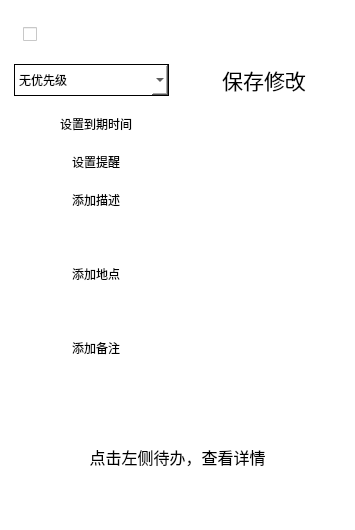
        <widget class="QWidget" name="QWidgetRight" native="true">
         <property name="styleSheet">
          <string notr="true">background-color: rgb(255, 255, 255);</string>
         </property>
         <layout class="QVBoxLayout" name="verticalLayoutRight" stretch="2,1,10">
          <property name="bottomMargin">
           <number>9</number>
          </property>
          <item>
           <widget class="QGroupBox" name="groupBoxRightMain">
            <property name="styleSheet">
             <string notr="true">border:none;</string>
            </property>
            <property name="title">
             <string/>
            </property>
            <layout class="QVBoxLayout" name="verticalLayout_7" stretch="1,1,1,1,0,1,0,1,1,1">
             <property name="spacing">
              <number>18</number>
             </property>
             <property name="leftMargin">
              <number>0</number>
             </property>
             <property name="topMargin">
              <number>5</number>
             </property>
             <property name="rightMargin">
              <number>0</number>
             </property>
             <property name="bottomMargin">
              <number>5</number>
             </property>
             <item>
              <layout class="QHBoxLayout" name="horizontalLayout_TodoName" stretch="1,5,1,1,1">
               <property name="leftMargin">
                <number>9</number>
               </property>
               <item>
                <widget class="QCheckBox" name="checkBoxTodoNameRight">
                 <property name="sizePolicy">
                  <sizepolicy hsizetype="Expanding" vsizetype="Expanding">
                   <horstretch>0</horstretch>
                   <verstretch>0</verstretch>
                  </sizepolicy>
                 </property>
                 <property name="styleSheet">
                  <string notr="true"/>
                 </property>
                 <property name="text">
                  <string/>
                 </property>
                </widget>
               </item>
               <item>
                <widget class="QLineEdit" name="lineEditTodoNameRight">
                 <property name="font">
                  <font>
                   <family>楷体</family>
                   <pointsize>11</pointsize>
                  </font>
                 </property>
                 <property name="styleSheet">
                  <string notr="true">background-color: rgb(255, 255, 255);
border:none;
text-align:left;</string>
                 </property>
                 <property name="text">
                  <string/>
                 </property>
                </widget>
               </item>
               <item>
                <widget class="QPushButton" name="pbnWriteRight">
                 <property name="sizePolicy">
                  <sizepolicy hsizetype="Expanding" vsizetype="Expanding">
                   <horstretch>0</horstretch>
                   <verstretch>0</verstretch>
                  </sizepolicy>
                 </property>
                 <property name="styleSheet">
                  <string notr="true">border:none;</string>
                 </property>
                 <property name="text">
                  <string/>
                 </property>
                 <property name="icon">
                  <iconset resource="ktodomainwindow.qrc">
                   <normaloff>:/KTodoMainWindow/images/write.png</normaloff>:/KTodoMainWindow/images/write.png</iconset>
                 </property>
                </widget>
               </item>
               <item>
                <spacer name="horizontalSpacer_3">
                 <property name="orientation">
                  <enum>Qt::Horizontal</enum>
                 </property>
                 <property name="sizeHint" stdset="0">
                  <size>
                   <width>40</width>
                   <height>20</height>
                  </size>
                 </property>
                </spacer>
               </item>
               <item>
                <widget class="QPushButton" name="pbnCloseRight">
                 <property name="sizePolicy">
                  <sizepolicy hsizetype="Expanding" vsizetype="Expanding">
                   <horstretch>0</horstretch>
                   <verstretch>0</verstretch>
                  </sizepolicy>
                 </property>
                 <property name="styleSheet">
                  <string notr="true">border:none;</string>
                 </property>
                 <property name="text">
                  <string/>
                 </property>
                 <property name="icon">
                  <iconset resource="ktodomainwindow.qrc">
                   <normaloff>:/KTodoMainWindow/images/close.png</normaloff>:/KTodoMainWindow/images/close.png</iconset>
                 </property>
                </widget>
               </item>
              </layout>
             </item>
             <item>
              <layout class="QHBoxLayout" name="horizontalLayout_TodoFirst" stretch="1,1">
               <item>
                <widget class="QComboBox" name="comboBoxFirstRight">
                 <property name="sizePolicy">
                  <sizepolicy hsizetype="Expanding" vsizetype="Minimum">
                   <horstretch>0</horstretch>
                   <verstretch>0</verstretch>
                  </sizepolicy>
                 </property>
                 <property name="styleSheet">
                  <string notr="true">border:1px solid black;</string>
                 </property>
                 <item>
                  <property name="text">
                   <string>无优先级</string>
                  </property>
                 </item>
                 <item>
                  <property name="text">
                   <string>!!! 高</string>
                  </property>
                 </item>
                 <item>
                  <property name="text">
                   <string>!!  中</string>
                  </property>
                 </item>
                 <item>
                  <property name="text">
                   <string>!   低</string>
                  </property>
                 </item>
                 <item>
                  <property name="text">
                   <string>!!!! 无</string>
                  </property>
                 </item>
                </widget>
               </item>
               <item>
                <widget class="QPushButton" name="pbnSaveChangeRight">
                 <property name="sizePolicy">
                  <sizepolicy hsizetype="Expanding" vsizetype="Expanding">
                   <horstretch>0</horstretch>
                   <verstretch>0</verstretch>
                  </sizepolicy>
                 </property>
                 <property name="font">
                  <font>
                   <family>楷体</family>
                   <pointsize>16</pointsize>
                  </font>
                 </property>
                 <property name="styleSheet">
                  <string notr="true">border:none;

</string>
                 </property>
                 <property name="text">
                  <string>保存修改</string>
                 </property>
                 <property name="icon">
                  <iconset resource="ktodomainwindow.qrc">
                   <normaloff>:/KTodoMainWindow/images/save.png</normaloff>:/KTodoMainWindow/images/save.png</iconset>
                 </property>
                </widget>
               </item>
              </layout>
             </item>
             <item>
              <layout class="QHBoxLayout" name="horizontalLayout_deadtime" stretch="1,1">
               <item>
                <widget class="QPushButton" name="pbnDeadTimeRight">
                 <property name="sizePolicy">
                  <sizepolicy hsizetype="Expanding" vsizetype="Expanding">
                   <horstretch>0</horstretch>
                   <verstretch>0</verstretch>
                  </sizepolicy>
                 </property>
                 <property name="styleSheet">
                  <string notr="true"/>
                 </property>
                 <property name="text">
                  <string>设置到期时间</string>
                 </property>
                 <property name="icon">
                  <iconset resource="ktodomainwindow.qrc">
                   <normaloff>:/KTodoMainWindow/images/deadTime.png</normaloff>:/KTodoMainWindow/images/deadTime.png</iconset>
                 </property>
                </widget>
               </item>
               <item>
                <spacer name="horizontalSpacer_4">
                 <property name="orientation">
                  <enum>Qt::Horizontal</enum>
                 </property>
                 <property name="sizeHint" stdset="0">
                  <size>
                   <width>40</width>
                   <height>20</height>
                  </size>
                 </property>
                </spacer>
               </item>
              </layout>
             </item>
             <item>
              <layout class="QHBoxLayout" name="horizontalLayout_remind" stretch="1,1">
               <item>
                <widget class="QPushButton" name="pbnSetNoticeRight">
                 <property name="sizePolicy">
                  <sizepolicy hsizetype="Expanding" vsizetype="Expanding">
                   <horstretch>0</horstretch>
                   <verstretch>0</verstretch>
                  </sizepolicy>
                 </property>
                 <property name="styleSheet">
                  <string notr="true"/>
                 </property>
                 <property name="text">
                  <string>设置提醒</string>
                 </property>
                 <property name="icon">
                  <iconset resource="ktodomainwindow.qrc">
                   <normaloff>:/KTodoMainWindow/images/remind.png</normaloff>:/KTodoMainWindow/images/remind.png</iconset>
                 </property>
                </widget>
               </item>
               <item>
                <spacer name="horizontalSpacer_5">
                 <property name="orientation">
                  <enum>Qt::Horizontal</enum>
                 </property>
                 <property name="sizeHint" stdset="0">
                  <size>
                   <width>40</width>
                   <height>20</height>
                  </size>
                 </property>
                </spacer>
               </item>
              </layout>
             </item>
             <item>
              <layout class="QHBoxLayout" name="horizontalLayout_intro" stretch="1,1">
               <item>
                <widget class="QPushButton" name="pbnAddIntroRight">
                 <property name="sizePolicy">
                  <sizepolicy hsizetype="Expanding" vsizetype="Expanding">
                   <horstretch>0</horstretch>
                   <verstretch>0</verstretch>
                  </sizepolicy>
                 </property>
                 <property name="styleSheet">
                  <string notr="true"/>
                 </property>
                 <property name="text">
                  <string>添加描述</string>
                 </property>
                 <property name="icon">
                  <iconset resource="ktodomainwindow.qrc">
                   <normaloff>:/KTodoMainWindow/images/describe.png</normaloff>:/KTodoMainWindow/images/describe.png</iconset>
                 </property>
                </widget>
               </item>
               <item>
                <spacer name="horizontalSpacer_6">
                 <property name="orientation">
                  <enum>Qt::Horizontal</enum>
                 </property>
                 <property name="sizeHint" stdset="0">
                  <size>
                   <width>40</width>
                   <height>20</height>
                  </size>
                 </property>
                </spacer>
               </item>
              </layout>
             </item>
             <item>
              <widget class="QGroupBox" name="groupBoxIntroRight">
               <property name="sizePolicy">
                <sizepolicy hsizetype="Expanding" vsizetype="Expanding">
                 <horstretch>0</horstretch>
                 <verstretch>0</verstretch>
                </sizepolicy>
               </property>
               <property name="title">
                <string/>
               </property>
               <layout class="QHBoxLayout" name="horizontalLayout_16">
                <item>
                 <layout class="QHBoxLayout" name="hBoxAddIntroRight"/>
                </item>
               </layout>
              </widget>
             </item>
             <item>
              <layout class="QHBoxLayout" name="horizontalLayout_local" stretch="1,1">
               <item>
                <widget class="QPushButton" name="pbnAddLocalRight">
                 <property name="sizePolicy">
                  <sizepolicy hsizetype="Expanding" vsizetype="Expanding">
                   <horstretch>0</horstretch>
                   <verstretch>0</verstretch>
                  </sizepolicy>
                 </property>
                 <property name="styleSheet">
                  <string notr="true"/>
                 </property>
                 <property name="text">
                  <string>添加地点</string>
                 </property>
                 <property name="icon">
                  <iconset resource="ktodomainwindow.qrc">
                   <normaloff>:/KTodoMainWindow/images/address.png</normaloff>:/KTodoMainWindow/images/address.png</iconset>
                 </property>
                </widget>
               </item>
               <item>
                <spacer name="horizontalSpacer_7">
                 <property name="orientation">
                  <enum>Qt::Horizontal</enum>
                 </property>
                 <property name="sizeHint" stdset="0">
                  <size>
                   <width>40</width>
                   <height>20</height>
                  </size>
                 </property>
                </spacer>
               </item>
              </layout>
             </item>
             <item>
              <widget class="QGroupBox" name="groupBoxAddLocalRight">
               <property name="sizePolicy">
                <sizepolicy hsizetype="Expanding" vsizetype="Expanding">
                 <horstretch>0</horstretch>
                 <verstretch>0</verstretch>
                </sizepolicy>
               </property>
               <property name="title">
                <string/>
               </property>
               <layout class="QHBoxLayout" name="horizontalLayout_17">
                <item>
                 <layout class="QHBoxLayout" name="hBoxAddLocalRight"/>
                </item>
               </layout>
              </widget>
             </item>
             <item>
              <layout class="QHBoxLayout" name="horizontalLayout_other" stretch="1,1">
               <item>
                <widget class="QPushButton" name="pbnAddOtherRight">
                 <property name="sizePolicy">
                  <sizepolicy hsizetype="Expanding" vsizetype="Expanding">
                   <horstretch>0</horstretch>
                   <verstretch>0</verstretch>
                  </sizepolicy>
                 </property>
                 <property name="styleSheet">
                  <string notr="true"/>
                 </property>
                 <property name="text">
                  <string>添加备注</string>
                 </property>
                 <property name="icon">
                  <iconset resource="ktodomainwindow.qrc">
                   <normaloff>:/KTodoMainWindow/images/notes.png</normaloff>:/KTodoMainWindow/images/notes.png</iconset>
                 </property>
                </widget>
               </item>
               <item>
                <spacer name="horizontalSpacer_8">
                 <property name="orientation">
                  <enum>Qt::Horizontal</enum>
                 </property>
                 <property name="sizeHint" stdset="0">
                  <size>
                   <width>40</width>
                   <height>20</height>
                  </size>
                 </property>
                </spacer>
               </item>
              </layout>
             </item>
             <item>
              <widget class="QGroupBox" name="groupBoxAddOtherRight">
               <property name="sizePolicy">
                <sizepolicy hsizetype="Expanding" vsizetype="Expanding">
                 <horstretch>0</horstretch>
                 <verstretch>0</verstretch>
                </sizepolicy>
               </property>
               <property name="title">
                <string/>
               </property>
               <layout class="QHBoxLayout" name="horizontalLayout_18">
                <item>
                 <layout class="QHBoxLayout" name="hBoxAddOtherRight"/>
                </item>
               </layout>
              </widget>
             </item>
            </layout>
           </widget>
          </item>
          <item>
           <widget class="QGroupBox" name="groupBoxRightNull">
            <property name="styleSheet">
             <string notr="true">border:none;</string>
            </property>
            <property name="title">
             <string/>
            </property>
            <layout class="QVBoxLayout" name="verticalLayout_8">
             <item>
              <widget class="QLabel" name="labelPicture_Right">
               <property name="font">
                <font>
                 <family>Agency FB</family>
                 <pointsize>9</pointsize>
                </font>
               </property>
               <property name="styleSheet">
                <string notr="true"/>
               </property>
               <property name="text">
                <string/>
               </property>
               <property name="textFormat">
                <enum>Qt::AutoText</enum>
               </property>
               <property name="pixmap">
                <pixmap resource="ktodomainwindow.qrc">:/KTodoMainWindow/images/printer.png</pixmap>
               </property>
               <property name="alignment">
                <set>Qt::AlignCenter</set>
               </property>
              </widget>
             </item>
             <item>
              <widget class="QLabel" name="labShowMsg_Right">
               <property name="font">
                <font>
                 <family>楷体</family>
                 <pointsize>12</pointsize>
                </font>
               </property>
               <property name="text">
                <string>点击左侧待办，查看详情</string>
               </property>
               <property name="alignment">
                <set>Qt::AlignCenter</set>
               </property>
              </widget>
             </item>
            </layout>
           </widget>
          </item>
          <item>
           <spacer name="verticalSpacer_4">
            <property name="orientation">
             <enum>Qt::Vertical</enum>
            </property>
            <property name="sizeHint" stdset="0">
             <size>
              <width>20</width>
              <height>40</height>
             </size>
            </property>
           </spacer>
          </item>
         </layout>
        </widget>
